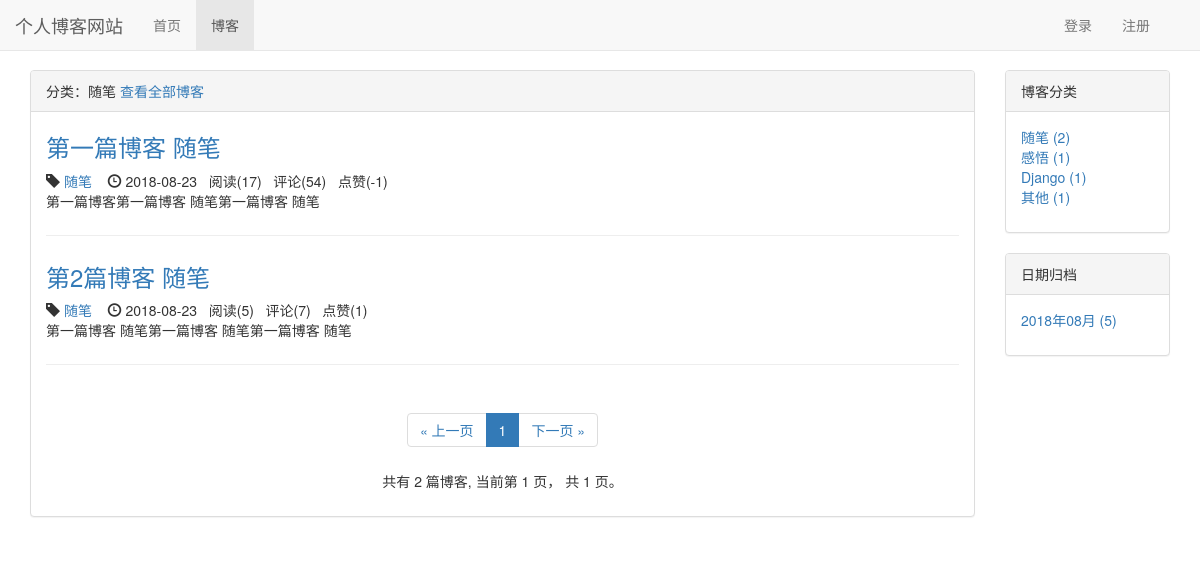
The page /blog/type/1 on the database its author committed.
### blog/models.py (models this page shows, shortened)
class BlogType(models.Model):
    type_name = models.CharField(max_length=15)
    def __str__(self):
        return self.type_name

class Blog(models.Model, ReadNumExpandMethod):  # 继承 方法
    title = models.CharField(max_length=50)
    blog_type = models.ForeignKey(BlogType, on_delete=models.CASCADE)
    content = RichTextUploadingField()
    author = models.ForeignKey(User, on_delete=models.CASCADE)
    read_details = GenericRelation(ReadDetail)
    created_time = models.DateTimeField(auto_now_add=True)
    last_updated_time = models.DateTimeField(auto_now=True)
    class Meta:
        ordering = ['created_time']

### read_statistics/models.py (models this page shows)
class ReadNum(models.Model):
    read_num = models.IntegerField(default=0)
    content_type = models.ForeignKey(ContentType, on_delete=models.CASCADE)
    object_id = models.PositiveIntegerField()
    content_object = GenericForeignKey('content_type', 'object_id')

### likes/models.py (models this page shows)
class LikeCount(models.Model):
    content_type = models.ForeignKey(ContentType, on_delete=models.CASCADE)
    object_id = models.PositiveIntegerField()
    content_object = GenericForeignKey('content_type', 'object_id')
    liked_num = models.IntegerField(default=0)

### blog/views.py (the view)
# urls.py: path('type/<int:blog_type_pk>', views.blogs_with_type, name='blogs_with_type'),
def blogs_with_type(request, blog_type_pk):
    blog_type = get_object_or_404(BlogType, pk=blog_type_pk)
    blogs_all_list = Blog.objects.filter(blog_type=blog_type)
    context = get_blog_list_common_date(request, blogs_all_list)
    context['blog_type'] = blog_type
    return render(request, 'blog/blogs_with_type.html', context)

### comment/templatetags/comment_tags.py (called while the page is built)
@register.simple_tag
def get_comment_count(obj):
    content_type = ContentType.objects.get_for_model(
        obj)  # 根据具体对象获取contenttype
    return Comment.objects.filter(
        content_type=content_type, object_id=obj.pk).count()

### likes/templatetags/likes_tags.py (called while the page is built)
@register.simple_tag
def get_like_count(obj):
    content_type = ContentType.objects.get_for_model(obj)
    like_count, created = LikeCount.objects.get_or_create(
        content_type=content_type, object_id=obj.pk)
    return like_count.liked_num

### read_statistics/models.py (called while the page is built)
    def get_read_num(self):
        try:
            ct = ContentType.objects.get_for_model(self)
            readnum = ReadNum.objects.get(content_type=ct, object_id=self.pk)
            return readnum.read_num
        except exceptions.ObjectDoesNotExist:
            return 0

### user/context_processors.py (called while the page is built)
def login_modal_form(request):
    return {'login_modal_form': LoginForm()}

### blog/templates/blog/blogs_with_type.html (shortened to what this page needs)
{% extends "blog/blog_list.html" %}
{% block blog_list_tilte %}
    分类：{{ blog_type.type_name }}
    <a href="{% url 'blog_list' %}">查看全部博客</a>
{% endblock blog_list_tilte %}

### blog/templates/blog/blog_list.html (shortened to what this page needs)
{% extends "base.html" %}
{% block nav_blog_active%}active{% endblock%}
{% load staticfiles %}
{% load comment_tags %}
{% load likes_tags %}
{% block header_extends %}
    <link rel="stylesheet" href="{% static 'blog/blog.css' %}">
{% endblock header_extends %}
{% block content %}
    <div class="container">
        <div class="row">
            <div class="col-xs-12 col-sm-8 col-md-9 col-lg-10">
                <div class="panel panel-default">
                    <div class="panel-heading">{% block blog_list_tilte %}{% endblock blog_list_tilte %}</div>
                    <div class="panel-body">
                        {% for blog in blogs %}
                        <div class="blog">
                            <h3><a href="{% url 'blog_detail' blog.pk %}">
                            {{ blog.title }}
                            </a></h3>
                            <div class="blog-info">
                                <span class="glyphicon glyphicon-tag"> </span><a href="{% url 'blogs_with_type' blog.blog_type.pk %}"> {{ blog.blog_type }}    </a>&nbsp;&nbsp;
                                <span class="glyphicon glyphicon-time"></span>
                                  {{ blog.created_time|date:'Y-m-d' }}
                                  &nbsp;&nbsp;阅读({{ blog.get_read_num }})
                                  &nbsp;&nbsp;评论({% get_comment_count blog %})
                                  &nbsp;&nbsp;点赞({% get_like_count blog %})
                            </div>
                            <p>{{ blog.content|striptags|truncatechars:120 }}</p>
                        </div>
                        {% empty %}
                        <div class="blog">
                            <h3>暂无博客，敬请期待</h3>
                        </div>
                        {% endfor %}
<div class="paginator">
<ul class="pagination">
    <li>
        {% if page_of_blogs.has_previous %}
            <a href="?page={{ page_of_blogs.previous_page_number }}" aria-label="Previous">
                <span aria-hidden="true">&laquo; 上一页</span>
            </a>
        {% else %}
                <span aria-hidden="true">&laquo; 上一页</span>
        {% endif %}
    </li>
    {% for page_num in  page_range %}
        {% if page_num == page_of_blogs.number %}
        <li class="active"><span>{{ page_num }}</span></li>
        {% else %}
            {% if page_num == '...' %}
            <li><span>{{ page_num }}</span></li>
            {% else %}
            <li><a href="?page={{ page_num }}">{{ page_num }}</a></li>
            {% endif %}
        {% endif %}
    {% endfor %}
    <li>
        {% if page_of_blogs.has_next %}
            <a href="?page={{ page_of_blogs.next_page_number }}" aria-label="Next">
                <span aria-hidden="true">下一页 &raquo;</span>
            </a>
        {% else %}
                <span aria-hidden="true">下一页 &raquo;</span>
        {% endif %}
    </li>
</ul>
<p>
    共有 {{ page_of_blogs.paginator.count }} 篇博客,
    当前第 {{ page_of_blogs.number }} 页，
    共 {{ page_of_blogs.paginator.num_pages }} 页。
</p>
</div>
                    </div>
                </div>
            </div>
            <div class="hidden-xs col-sm-4 col-md-4 col-md-3 col-lg-2">
                    <div class="panel panel-default">
                        <div class="panel-heading">博客分类</div>
                        <div class="panel-body">
                            <ul class="blog-types">
                                {% for blog_type in blog_types %}
                                <li><a href="{% url 'blogs_with_type' blog_type.pk %}">{{ blog_type.type_name }}
                                    ({{ blog_type.blog_count }})
                                </a>
                                </li>
                                {% empty %}
                                <li>暂无分类</li>
                                {% endfor %}
                            </ul>
                        </div>
                    </div>
                    <div class="panel panel-default">
                        <div class="panel-heading">日期归档</div>
                            <div class="panel-body">
                            <ul>
                                {% for blog_date, blog_count in blog_dates.items  %}
                                <a href="{% url 'blogs_with_date' blog_date.year blog_date.month %}">
                                <li>{{ blog_date | date:'Y年m月' }} ({{ blog_count }}) </li>
                                </a>
                                {% endfor %}
                            </ul>
                            </div>
                    </div>
            </div>
        </div>
    </div>
{% endblock content %}

### static/base.css (style rules this page uses)
* { margin: 0; padding: 0; }
body { margin-top: 70px!important; }
ul { list-style: none; }

### blog/static/blog/blog.css (style rules this page uses)
ul.blog-types { list-style-type: none; }
div.blog:not(:last-child) { margin-bottom: 2em; padding-bottom: 1em; border-bottom: 1px solid #eee; }
div.blog h3 { margin-top: 0.3em; }
div.paginator { text-align: center; }

### rows shown on the page
BlogType: type_name "随笔", blog_count "2"
Blog: title "第一篇博客 随笔", blog_type "随笔", created_time "2018-08-23", get_read_num "17", id "54", id.liked_num "-1", content "第一篇博客第一篇博客 随笔第一篇博客 随笔"
Blog: title "第2篇博客 随笔", blog_type "随笔", created_time "2018-08-23", get_read_num "5", id "7", id.liked_num "1", content "第一篇博客 随笔第一篇博客 随笔第一篇博客 随笔"
BlogType: type_name "感悟", blog_count "1"
BlogType: type_name "Django", blog_count "1"
BlogType: type_name "其他", blog_count "1"

### other values the page prints
{{ page_num }} "1"
{{ page_of_blogs.paginator.count }} "2"
{{ page_of_blogs.number }} "1"
{{ page_of_blogs.paginator.num_pages }} "1"
{{ blog_date | date:'Y年m月' }} "2018年08月"
{{ blog_count }} "5"
